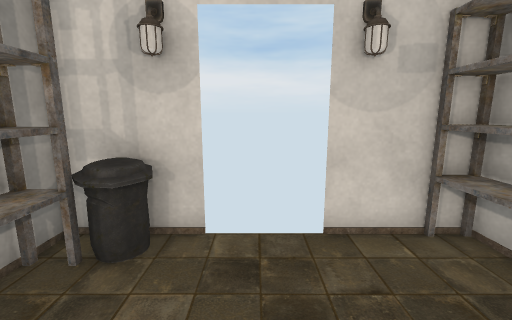
view 1 (above)

12 first-person views from a walk through a Unity game level. The camera is 1.3 m above the floor, tilts 10° down and sees 90° across. Doors are open. The floor is counted in squares, 0.5 m on a side. Each view is taken from the middle of a square. On the plan, view 1 faces up. The plan holds only what a view shows up to about 18 squares ahead; the rest is blank. The place goes on beyond the plan. The player is left out. Some surface patterns are stand-ins.

view 2
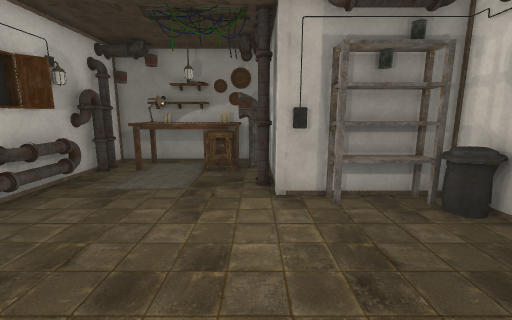

view 3
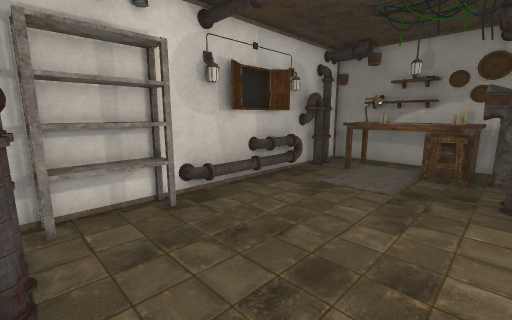

view 4
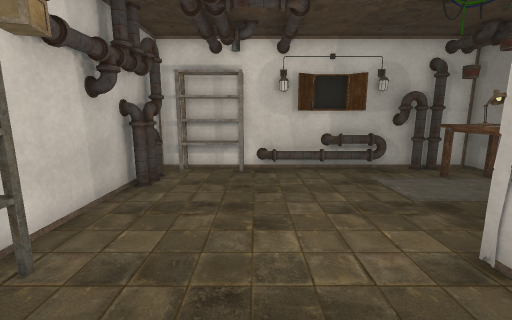

view 5
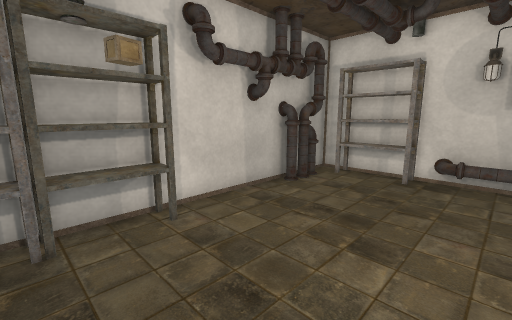

view 6
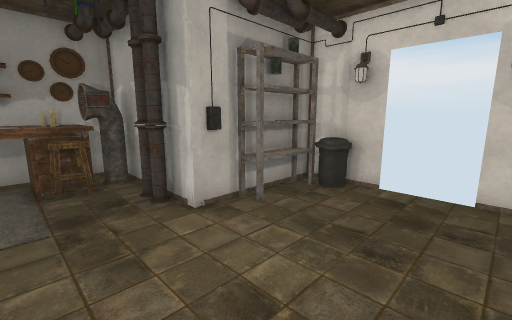

view 7
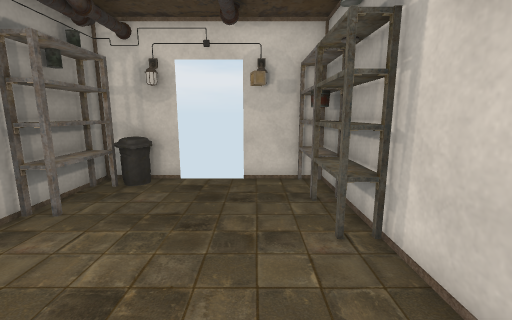

view 8
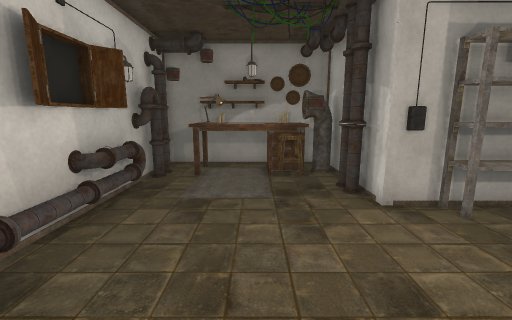

view 9
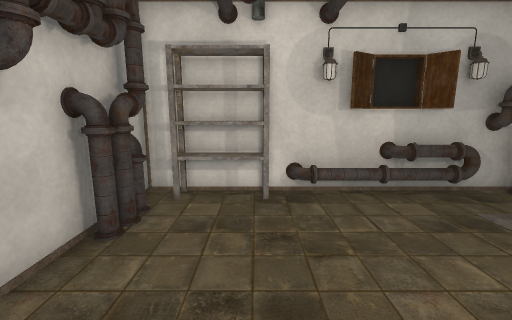

view 10
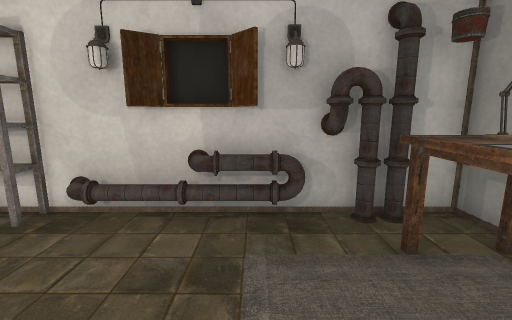

view 11
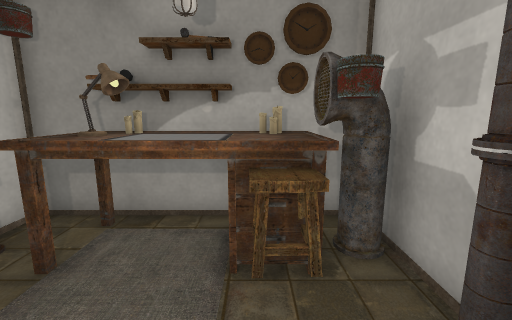

view 12
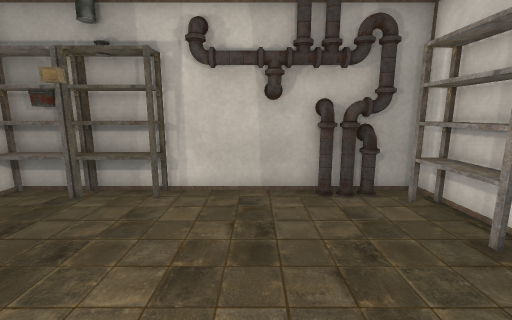

### Floor plan
Key: @ floor where view 1 was taken; # wall or solid block; x gap in a wall; . floor; D open door; = window, fence, low wall or low ledge; ^ raised ledge; O other object.
Columns run from 10 left of view 1 to 5 right of it. Each row starts with its distance up from view 1.
  5       #^^DDD##OO
  4       #O=.....OO
  3       OO......O
  2       OO....O.OO
  1       #O......OO
  0 ######O...@...OO
 -1 #O####.........#
 -2 OO^x...........#
 -3 ^^^^..........OO
 -4 #OO. .........OO
 -5 OOO  .........OO
 -6 O#^...........O#
 -7 ##^...........O#
 -8 #OOO=OO##O OOOO#
 -9 ###O#######OOO##

Positions as (right, up) in squares from view 1, and headings:
1: (0, 0), facing up
2: (4, -1), facing left
3: (4, -1), facing down-left
4: (0, 4), facing down
5: (-2, 3), facing down-right
6: (2, -4), facing up-left
7: (2, -5), facing up
8: (3, -4), facing left
9: (1, 0), facing down
10: (-5, -2), facing down
11: (-4, -3), facing left
12: (-4, -3), facing right
